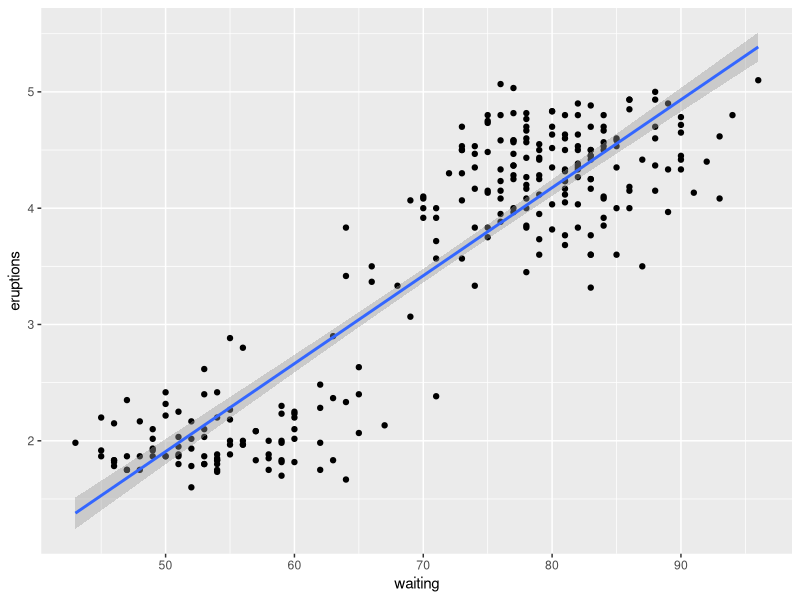

Reproduce this figure in R. (Note: this script raises an error after producing the figure.)







# Unabhängigkeit bei zwei metrischen Variablen
# Sind die beiden Variablen unabhängig
cor.test(faithful$eruptions, faithful$waiting,
         method = "pearson")



# Lineare Regression
# y = (b1 + b2 * x) + e
# ------------------------------------------------------------

# Einfacher Plot von linerarem Modell
library(ggplot2)
ggplot(faithful, aes(x=waiting, y=eruptions)) +
  geom_point() +
  geom_smooth(method = "lm")

# Schätzen eines y-Wertes
# Nächste Eruptionsdauer im Schnitt
model <- lm(eruptions ~ waiting, faithful)
predict(model, data.frame(waiting = 80))

# Bestimmtheitsmass r^2
summary(lm(eruptions ~ waiting, faithful))$r.squared
# -> Anteile in Prozent, welche durch das Modell 
# erklärt werden kann

# Signifikanz?
summary(lm(eruptions ~ waiting, faithful))
# -> p-Wert


# Konfidenzintervall von Steigung und Schnittpunkt

model <- lm(data=Daten_Wachstum, 
            formula = Wachstumsrate ~ Erfahrung)
summary(model)

# y = b1 + b2*x + E
SE1 <- summary(model)$coefficients[1, "Std. Error"]
SE2 <- summary(model)$coefficients[2, "Std. Error"]

alpha <- .05

E1 <- qnorm(1-alpha/2) * SE1
b1 <- model$coefficients[1] + c(-E1, E1)

E2 <-  qnorm(1-alpha/2) * SE2
b2 <- model$coefficients[2] + c(-E2, E2)

# Konfidenzintervall Schnittpunkt
b1

# Konfidenzintervall Steigung
b2
